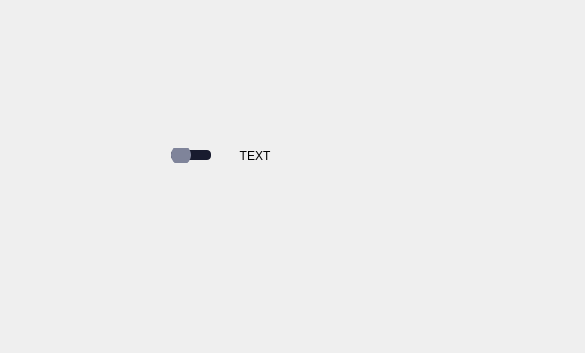
<?xml version="1.0" encoding="UTF-8"?>
<ui version="4.0">
 <class>Form</class>
 <widget class="QWidget" name="Form">
  <property name="geometry">
   <rect>
    <x>0</x>
    <y>0</y>
    <width>585</width>
    <height>353</height>
   </rect>
  </property>
  <property name="windowTitle">
   <string>Form</string>
  </property>
  <widget class="QWidget" name="horizontalWidget" native="true">
   <property name="geometry">
    <rect>
     <x>150</x>
     <y>140</y>
     <width>121</width>
     <height>31</height>
    </rect>
   </property>
   <layout class="QHBoxLayout" name="horizontalLayout_2">
    <item>
     <widget class="QSlider" name="horizontalSlider">
      <property name="sizePolicy">
       <sizepolicy hsizetype="Fixed" vsizetype="Fixed">
        <horstretch>0</horstretch>
        <verstretch>0</verstretch>
       </sizepolicy>
      </property>
      <property name="autoFillBackground">
       <bool>false</bool>
      </property>
      <property name="styleSheet">
       <string notr="true">QSlider::groove:horizontal { 
	background-color: #181b2e;
	border: 0px solid #424242; 
	height: 10px; 
	width: 40px;
	border-radius: 4px;
}

QSlider::handle:horizontal { 
	background-color: #7f849a; 
	border: 2px solid #7f849a; 
	width: 16px; 
	height: 20px; 
	line-height: 20px; 
	margin-top: -5px; 
	margin-bottom: -5px; 
	border-radius: 10px; 
}

QSlider::handle:horizontal:hover { 
	border-radius: 10px;
}</string>
      </property>
      <property name="maximum">
       <number>1</number>
      </property>
      <property name="pageStep">
       <number>0</number>
      </property>
      <property name="sliderPosition">
       <number>0</number>
      </property>
      <property name="tracking">
       <bool>true</bool>
      </property>
      <property name="orientation">
       <enum>Qt::Horizontal</enum>
      </property>
      <property name="invertedAppearance">
       <bool>false</bool>
      </property>
      <property name="invertedControls">
       <bool>true</bool>
      </property>
      <property name="tickPosition">
       <enum>QSlider::NoTicks</enum>
      </property>
     </widget>
    </item>
    <item>
     <widget class="QLabel" name="label">
      <property name="text">
       <string>TEXT</string>
      </property>
      <property name="alignment">
       <set>Qt::AlignCenter</set>
      </property>
     </widget>
    </item>
   </layout>
  </widget>
 </widget>
 <resources/>
 <connections/>
</ui>
